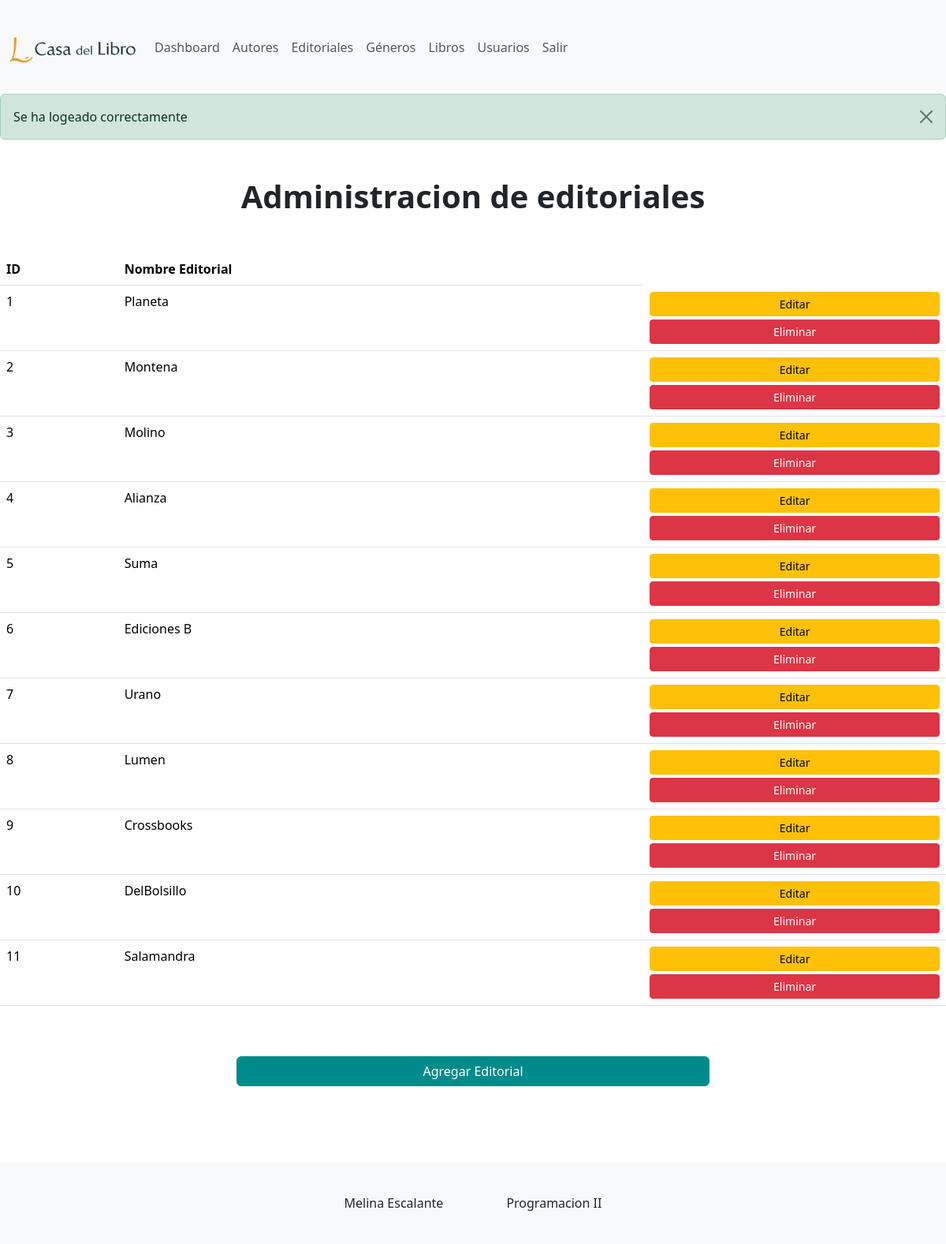
Screenshot of /sitio/content/admin/index.php?view=manage_editorials (signed in) with the database file from the repository.
### tables this page shows
CREATE TABLE `editorial` (
  `id` bigint(20) UNSIGNED NOT NULL,
  `editorial_nombre` varchar(256) NOT NULL
);

### sitio/content/functions/autoload.php (called while the page is built, shortened)
<?php
    function autoloadClass($nombreClase){
        $archivoClase = __DIR__."/../class/$nombreClase.php";
    }

### sitio/content/class/Editorial.php (called while the page is built, shortened)
<?php
class Editorial
{
    protected $id;
    protected $editorial_nombre;
    public function getId()
    {
        return $this->id;
    }
    public function getEditorialNombre()
    {
        return $this->editorial_nombre;
    }
    public function all_editorials() : Array{
        $editorialsArray=[];
        $conexion = (new Conexion())->getConexion();
        $query = "SELECT * FROM editorial ";
        $PDOStament = $conexion->prepare($query);
        $PDOStament->setFetchMode(PDO::FETCH_CLASS, Editorial::class);
        $PDOStament->execute();
        while ($editorial = $PDOStament->fetch()) {
            $editorialsArray[] = $editorial;
        }
        return $editorialsArray;
    }
}

### sitio/content/admin/views/manage_editorials.php (the view)
<?php
$editorials= (new Editorial())->all_editorials();
?>
<?=(new Alerta())->get_alertas();?>
<div class=" container-xxl mx-auto container-fluid row my-5">
    <div>
        <h1 class="text-center mb-5 fw-bold">Administracion de editoriales</h1>
        <div class="row mb-5 d-flex align-items-center justify-content-center">
            <table class="table">
                <thead>
                    <tr>
                        <th scope="col">ID</th>
                        <th scope="col">Nombre Editorial</th>
                    </tr>
                </thead>
                <tbody>
                    <?php foreach ($editorials as $editorial) { ?>
                        <tr>
                            <td> <?=htmlspecialchars($editorial->getId())  ?>  </td>
                            <td><?= htmlspecialchars($editorial->getEditorialNombre()) ?> </td>
                            <td>
                                <a href="index.php?view=edit_editorial&id=<?= htmlspecialchars($editorial->getId()) ?>" class="d-block btn btn-sm btn-warning .btn-escalante-edit mb-1">Editar</a>
                                <a href="index.php?view=delete_editorial&id=<?=htmlspecialchars($editorial->getId())  ?>"
                                    class="d-block btn btn-sm btn-danger btn-escalante-delete">Eliminar</a>
                            </td>
                        </tr>
                    <?php } ?>
                </tbody>
            </table>
            <a style="max-width:50%!important;" href="index.php?view=add_editorial" class="btn btn-primary mt-5">Agregar Editorial</a>
        </div>
    </div>
</div>

### sitio/content/css/styles.css (style rules this page uses)
.row { --bs-gutter-x: 0 !important }
.btn.btn-primary { --bs-btn-color: #fff !important; --bs-btn-bg: darkcyan !important; --bs-btn-border-color: darkcyan !important; --bs-btn-hover-color: darkcyan !important; --bs-btn-hover-bg: white !important; --bs-btn-hover-border-color: #008b8b !important; --bs-btn-focus-shadow-rgb: 49, 132, 253; --bs-btn-active-color: #fff; }

### rows the page displays
editorial: id "1", editorial_nombre "Planeta"
editorial: id "2", editorial_nombre "Montena"
editorial: id "3", editorial_nombre "Molino"
editorial: id "4", editorial_nombre "Alianza"
editorial: id "5", editorial_nombre "Suma"
editorial: id "6", editorial_nombre "Ediciones B"
editorial: id "7", editorial_nombre "Urano"
editorial: id "8", editorial_nombre "Lumen"
editorial: id "9", editorial_nombre "Crossbooks"
editorial: id "10", editorial_nombre "DelBolsillo"
editorial: id "11", editorial_nombre "Salamandra"
